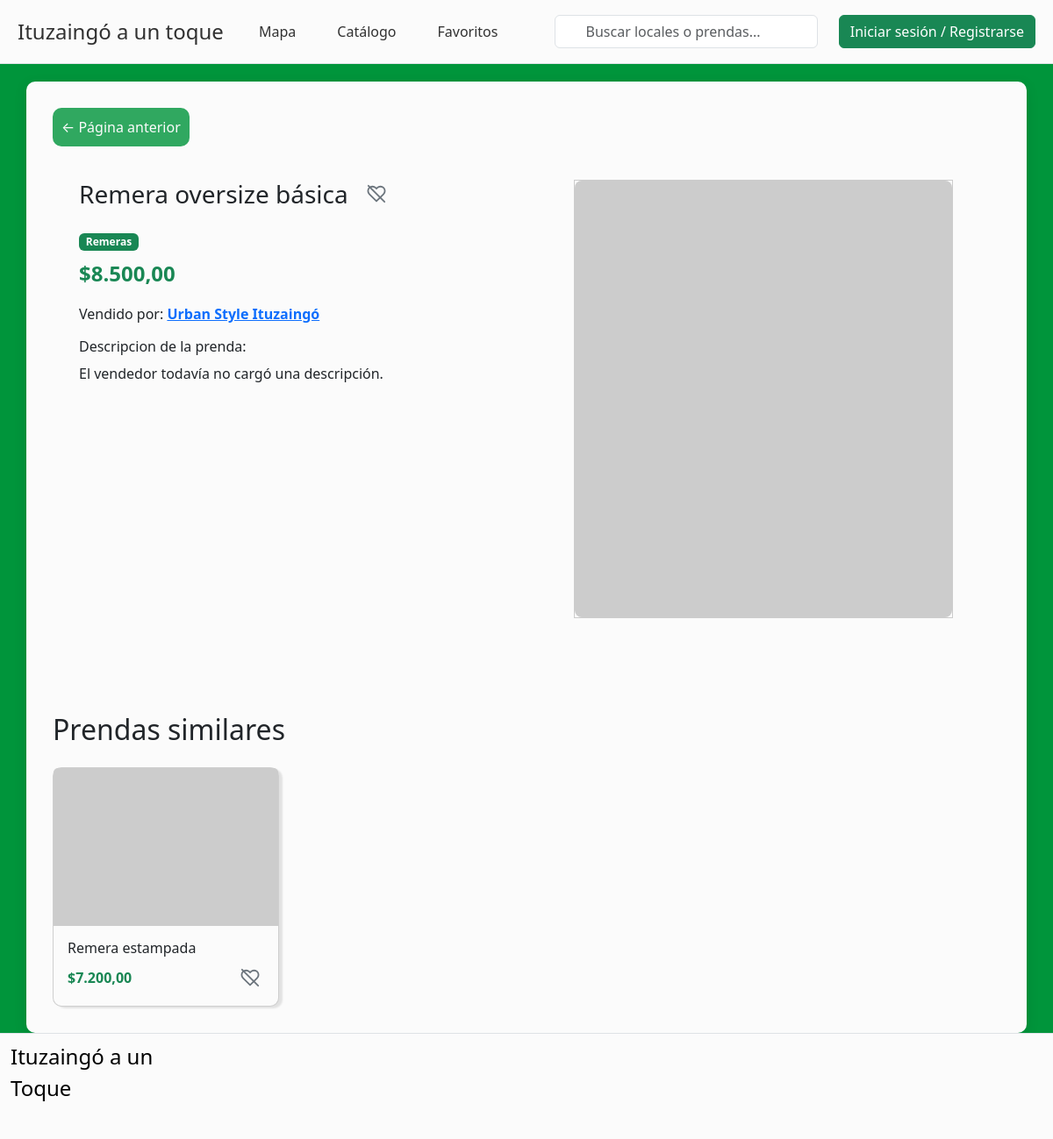
The page /index.php?pagina=prenda&id=1 on the database its author committed.
### tables this page shows
CREATE TABLE `productos` (
  `id` int(11) NOT NULL,
  `local_id` int(11) NOT NULL,
  `nombre_producto` varchar(100) NOT NULL,
  `descripcion` text DEFAULT NULL,
  `talle` varchar(50) DEFAULT NULL,
  `precio` decimal(10,2) NOT NULL,
  `categoria_id` int(11) DEFAULT NULL,
  `creado_en` timestamp NOT NULL DEFAULT current_timestamp()
);

CREATE TABLE `categorias_producto` (
  `id` int(11) NOT NULL,
  `nombre` varchar(50) NOT NULL
);

CREATE TABLE `locales` (
  `id` int(11) NOT NULL,
  `usuario_id` int(11) NOT NULL,
  `nombre_local` varchar(100) NOT NULL,
  `direccion` varchar(255) NOT NULL,
  `entre_calles` varchar(255) DEFAULT NULL,
  `descripcion` text DEFAULT NULL,
  `imagen_portada` varchar(255) DEFAULT NULL,
  `latitud` decimal(10,7) DEFAULT NULL,
  `longitud` decimal(10,7) DEFAULT NULL,
  `horario_texto` varchar(255) DEFAULT NULL,
  `categoria_id` int(11) DEFAULT NULL,
  `creado_en` timestamp NOT NULL DEFAULT current_timestamp(),
  `instagram` varchar(255) DEFAULT NULL,
  `whatsapp` varchar(20) DEFAULT NULL,
  `facebook` varchar(255) DEFAULT NULL,
  `tiktok` varchar(255) DEFAULT NULL
);

### prenda.php (the view, shortened to what this page needs)
<?php
include 'conexion.php';
$producto_id = isset($_GET['id']) ? (int) $_GET['id'] : 0;
$sql = "SELECT p.id, p.nombre_producto, p.descripcion, p.talle, p.precio, p.local_id, p.categoria_id,
               l.nombre_local, l.usuario_id AS dueno_id, c.nombre AS categoria_nombre
        FROM productos p
        INNER JOIN locales l ON p.local_id = l.id
        LEFT JOIN categorias_producto c ON p.categoria_id = c.id
        WHERE p.id = ?";
$stmt = $conexion->prepare($sql);
$stmt->bind_param("i", $producto_id);
$stmt->execute();
$producto = $stmt->get_result()->fetch_assoc();
$imagenesProducto = [];
$similares = [];
$esFavorito = false;
$favoritos_producto_ids = [];
if ($producto) {
    $sqlImg = "SELECT ruta FROM imagenes_producto WHERE producto_id = ? ORDER BY orden ASC";
    $stmtImg = $conexion->prepare($sqlImg);
    $stmtImg->bind_param("i", $producto_id);
    $stmtImg->execute();
    $resImg = $stmtImg->get_result();
    while ($fila = $resImg->fetch_assoc()) {
        $imagenesProducto[] = $fila['ruta'];
    }
    if ($producto['categoria_id']) {
        $sqlSim = "SELECT p2.id, p2.nombre_producto, p2.precio,
                          (SELECT ip.ruta FROM imagenes_producto ip
                           WHERE ip.producto_id = p2.id
                           ORDER BY ip.orden ASC LIMIT 1) AS imagen_ruta
                   FROM productos p2
                   WHERE p2.categoria_id = ? AND p2.id != ?
                   ORDER BY p2.creado_en DESC
                   LIMIT 8";
        $stmtSim = $conexion->prepare($sqlSim);
        $stmtSim->bind_param("ii", $producto['categoria_id'], $producto_id);
        $stmtSim->execute();
        $resSim = $stmtSim->get_result();
        while ($fila = $resSim->fetch_assoc()) {
            $similares[] = $fila;
        }
    }
}
?>
<div class="caja-local-prenda">
    <a href="#" class="volver-atras d-inline-block mb-3 text-decoration-none">&larr; Página anterior</a>
    <?php if (!$producto): ?>
        <p class="text-muted">No encontramos esa prenda.</p>
    <?php else: ?>
        <div class="superior">
            <div class="caja1">
                <div id="nombre-prenda" class="d-flex align-items-center gap-3">
                    <h3 class="mb-0"><?php echo htmlspecialchars($producto['nombre_producto']); ?></h3>
                    <button type="button" class="btn-favorito-inferior <?php echo $esFavorito ? 'activo' : ''; ?>"
                            data-tipo="producto" data-id="<?php echo $producto['id']; ?>"
                            title="Guardar en favoritos">
                    </button>
                </div>
                <?php if ($producto['categoria_nombre']): ?>
                    <span class="badge bg-success mb-2"><?php echo htmlspecialchars($producto['categoria_nombre']); ?></span>
                <?php endif; ?>
                <p class="fs-4 fw-bold text-success">
                    $<?php echo number_format($producto['precio'], 2, ',', '.'); ?>
                </p>
                <p>
                    Vendido por:
                    <a href="index.php?pagina=local&id=<?php echo $producto['local_id']; ?>" class="enlace-interno fw-bold">
                        <?php echo htmlspecialchars($producto['nombre_local']); ?>
                    </a>
                </p>
                <div id="descripcion-prenda">
                    <h6>Descripcion de la prenda:</h6>
                    <p>
                        <?php echo $producto['descripcion']
                            ? nl2br(htmlspecialchars($producto['descripcion']))
                            : 'El vendedor todavía no cargó una descripción.'; ?>
                    </p>
                </div>
            </div>
            <div class="caja2">
                <div id="imagen-local-prenda">
                    <?php if (count($imagenesProducto) > 0): ?>
                        <img id="imagen-prenda-grande" src="<?php echo htmlspecialchars($imagenesProducto[0]); ?>"
                             alt="<?php echo htmlspecialchars($producto['nombre_producto']); ?>"
                             style="width:100%; height:100%; object-fit:cover; border-radius: 8px;">
                    <?php else: ?>
                        <p>imagen de la prenda</p>
                    <?php endif; ?>
                </div>
            </div>
        </div>
        <div class="inferior">
            <div>
                <h2>Prendas similares</h2>
            </div>
            <div class="row g-3 mt-1">
                <?php if (count($similares) > 0): ?>
                    <?php foreach ($similares as $similar): ?>
                        <?php $esFavSimilar = in_array((int) $similar['id'], $favoritos_producto_ids, true); ?>
                        <div class="col-6 col-lg-3">
                            <div class="card h-100 position-relative">
                                <a href="index.php?pagina=prenda&id=<?php echo $similar['id']; ?>"
                                   class="enlace-interno text-decoration-none text-dark stretched-link">
                                    <img src="<?php echo htmlspecialchars($similar['imagen_ruta']); ?>"
                                         class="card-img-top" style="height:180px; object-fit:cover;"
                                         alt="<?php echo htmlspecialchars($similar['nombre_producto']); ?>">
                                    <div class="card-body text-center pb-0">
                                        <h3 class="h6 text-start"><?php echo htmlspecialchars($similar['nombre_producto']); ?></h3>
                                    </div>
                                </a>
                                <div class="card-body pt-0">
                                    <div class="d-flex justify-content-between align-items-center">
                                        <p class="fw-bold text-success mb-0">
                                            $<?php echo number_format($similar['precio'], 2, ',', '.'); ?>
                                        </p>
                                        <button type="button"
                                                class="btn-favorito-inferior position-relative <?php echo $esFavSimilar ? 'activo' : ''; ?>"
                                                style="z-index: 2;"
                                                data-tipo="producto"
                                                data-id="<?php echo $similar['id']; ?>"
                                                aria-label="Marcar como favorito">
                                        </button>
                                    </div>
                                </div>
                            </div>
                        </div>
                    <?php endforeach; ?>
                <?php else: ?>
                    <p class="text-muted">Todavía no hay otras prendas en esta categoría.</p>
                <?php endif; ?>
            </div>
        </div>
    <?php endif; ?>
</div>

### style.css (style rules this page uses)
* { box-sizing: border-box; }
html, body { margin: 0; padding: 0; }
body { background:#00953c; display: flex; flex-direction: column; min-height: 100vh; }
:root { --alto-header: 73px; }
.card { display: flex; flex-direction: column; width: 100%; background: #fbfbfb; border-radius: 10px; box-shadow: 4px 2px 2px rgba(0, 0, 0, 0.100); }
.card img { width:100%; height:250px; object-fit:cover; }
.caja-local-prenda { background-color: #fbfbfb; margin-top:0; max-width: 95%; min-height: 40%; padding: 30px; border-radius: 10px; box-shadow: 0 4px 15px rgba(0,0,0,0.1); margin:auto; margin-top: 20px; }
.superior { display:flex; justify-content:space-between; flex-direction:row; margin-top:2%; }
.caja1 { max-width: 100%; min-height: 40%; padding: 0px 30px 30px; flex: 1; }
.caja2 { max-width: 100%; min-height: 40%; padding: 0% 30px 30px; flex: 1; display:flex; flex-direction:column; align-items:center; }
#nombre-prenda { width: 100%; font-size: 70px; margin-bottom:5%; }
#imagen-local-prenda { border: 1px solid #ccc; width: 90%; height: 500px; margin-bottom: 5%; }
.inferior { margin-top:5%; }
.btn-favorito-inferior { background: transparent; border: none; width: 32px; height: 32px; display: flex; align-items: center; justify-content: center; cursor: pointer; color: #6c757d; transition: all 0.3s ease; padding: 0; }
.btn-favorito-inferior svg { width: 22px; height: 22px; }
.volver-atras { background-color: #00953cce; color:#fbfbfb; border-radius: 10px; padding: 10px; }

### rows shown on the page
productos: nombre_producto "Remera oversize básica", categoria.nombre "Remeras", precio "8.500,00", local.nombre_local "Urban Style Ituzaingó"
productos: nombre_producto "Remera estampada", precio "7.200,00"
